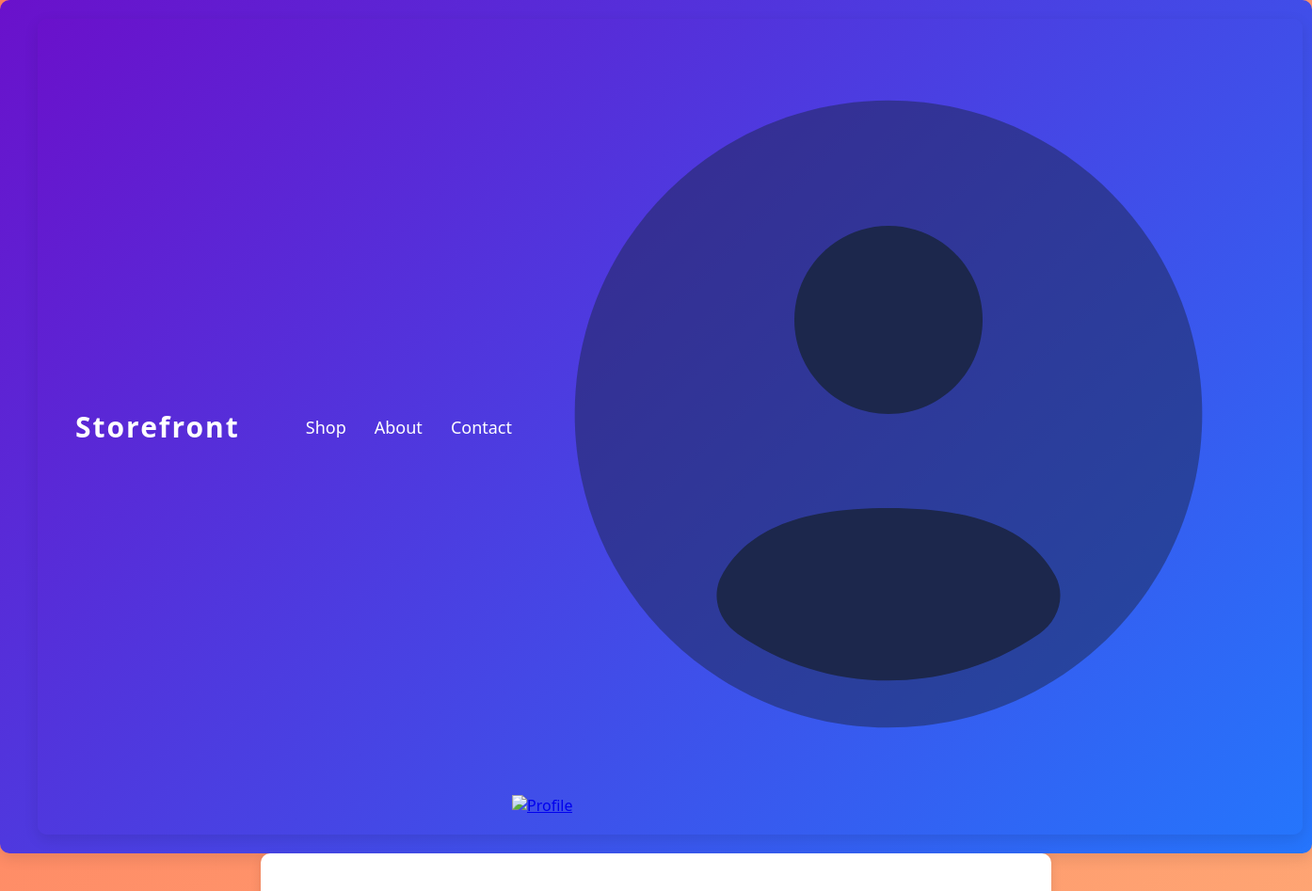
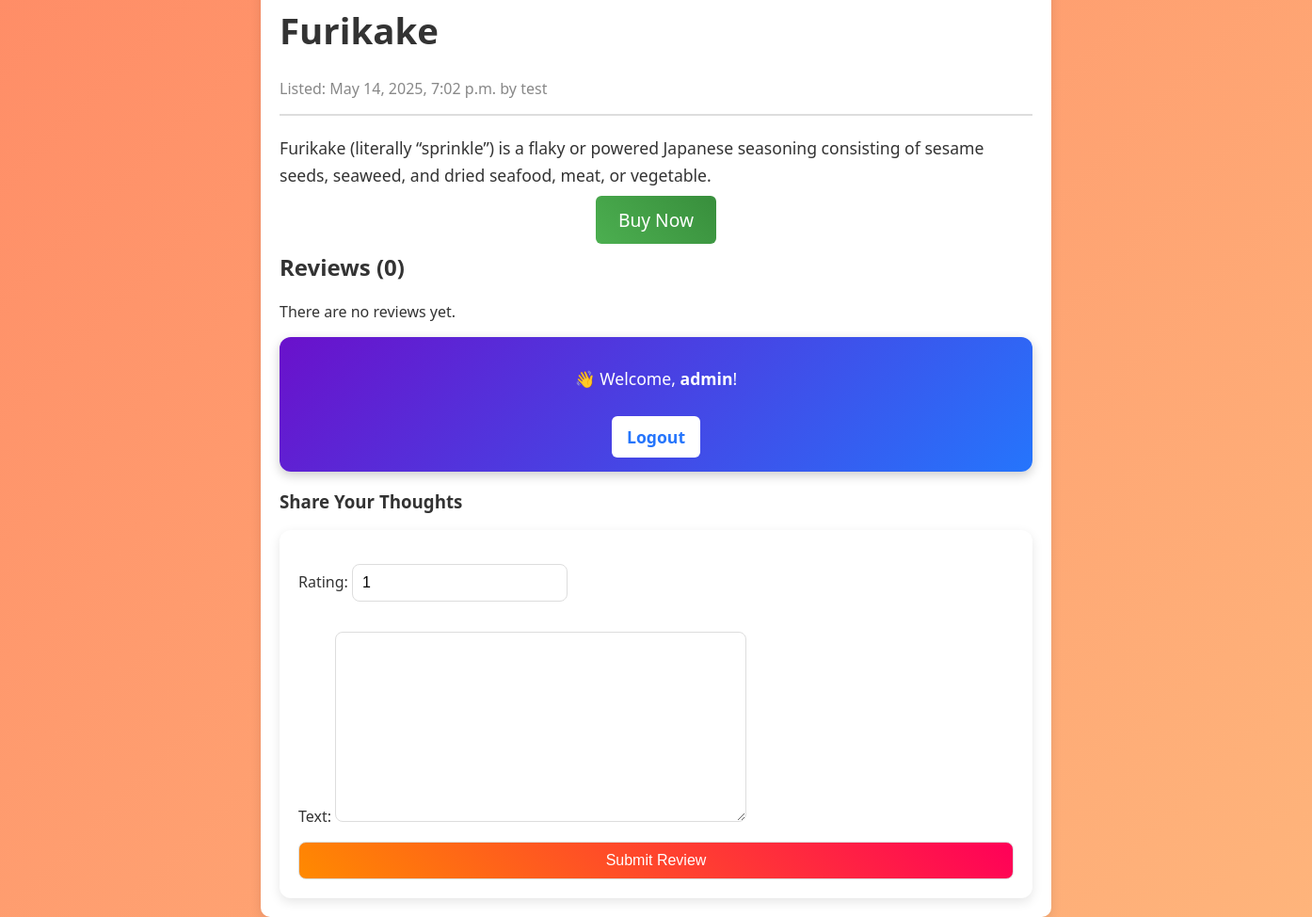
Page /2025/5/14/furikake-1/ (signed in) on the committed database (2 pictures, top to bottom).
### product_post/models.py (models this page shows, shortened)
class Product(models.Model):
    name = models.CharField(max_length=100)
    price = models.IntegerField()
    description = models.TextField()
    store = models.ForeignKey(Storefront, on_delete=models.CASCADE)
    stock = models.BigIntegerField()
    publish = models.DateTimeField(default=timezone.now)
    dateadded = models.DateField(auto_now_add=True)
    updated = models.DateTimeField(auto_now=True)
    slug = models.SlugField(max_length=250, unique_for_date='publish') # for URL purposes
    status = models.CharField(max_length=10, choices=PRODUCT_LISTING_STATUS_CHOICES, default='draft')
    image = models.ImageField(upload_to='products/', null=True, blank=True)
    published = PublishedManager()
    class Meta:
        ordering = ['price']

### storefront/models.py (models this page shows, shortened)
class Storefront(models.Model):
    owner = models.ForeignKey(User, on_delete=models.CASCADE)
    storename = models.CharField(max_length=100, unique=True)
    address = models.TextField(default="No Physical Store")
    phonecontact = models.CharField(max_length=11)
    emailcontact = models.CharField(max_length=100)
    storestatus = models.CharField(max_length=10, choices=STORE_STATUS_CHOICES, default='open')
    datecreated = models.DateField(auto_now_add=True)
    updated = models.DateTimeField(auto_now=True)
    slug = models.SlugField(default="")
    def __str__(self):
        return self.storename

### product_post/views.py (the view)
# urls.py: path('<int:year>/<int:month>/<int:day>/<slug:product>/', views.product_detail, name='product_detail'),
@login_required(login_url='product_post:loginformpage')
def product_detail(request, year, month, day, product):
    product = get_object_or_404(Product, slug=product, status='published',
            publish__year = year,
            publish__month = month,
            publish__day = day
            )
    reviews = product.reviews.filter(active=True)
    new_review = None
    if request.method == "POST":
        review_form = ReviewForm(data=request.POST, request=request)
        if review_form.is_valid():
            new_review = review_form.save(commit=False)
            new_review.product = product
            new_review.user = request.user
            new_review.save()
    else:
        review_form = ReviewForm()
    return render(request, 'product_post/product/detail.html', {"product": product, 'reviews': reviews, 'new_review':new_review, 'review_form': review_form})

### product_post/forms.py (shortened to what this page needs)
class ReviewForm(forms.ModelForm):
    class Meta:
        model = Review
        fields = ('rating','text')
    def __init__(self, *args, **kwargs):
        self.request = kwargs.pop('request', None)
        super().__init__(*args, **kwargs)

### product_post/models.py (called while the page is built)
    def get_queryset(self):
        return super().get_queryset().filter(status='published')

### product_post/templates/product_post/product/detail.html (shortened to what this page needs)
{% extends "product_post/base.html" %}
{% load static %}
{% block content %}
<link rel="stylesheet" href="{% static 'css/product_detail.css' %}">
<div class="product-detail-container">
    <header class="product-header">
        <h1 class="product-title">{{ product.name }}</h1>
        <p class="product-meta">Listed: {{ product.publish }} by {{ product.store }}</p>
    </header>
    <section class="product-description">
        <p>{{ product.description }}</p>
    </section>
    <div class="buy-section">
        <a class="btn-buy" href="{% url 'order:place_order' product.id %}">Buy Now</a>
    </div>
    <section class="reviews-summary">
        {% with reviews.count as total_reviews %}
            <h2>Reviews ({{ total_reviews }})</h2>
        {% endwith %}
    </section>
    <section class="reviews-list">
        {% for review in reviews %}
        <div class="review">
            <div class="review-header">
                <strong>{{ review.user }}</strong>
                <span class="review-date">{{ review.dateadded }}</span>
            </div>
            <p class="review-rating">
                {% for i in "12345"|slice:":review.rating"|make_list %}
                    <span class="star-rating">★</span>
                {% endfor %}
                ({{ review.rating }} / 5)
            </p>
            <p class="review-text">{{ review.text }}</p>
        </div>
        {% empty %}
        <p class="no-reviews">There are no reviews yet.</p>
        {% endfor %}
    </section>
    <div class="auth-status">
        {% if user.is_authenticated %}
            <div class="auth-box">
                <p>👋 Welcome, <strong>{{ user.username }}</strong>!</p>
                <a href="{% url 'product_post:logout' %}" class="btn-logout">Logout</a>
            </div>
        {% else %}
            <div class="auth-box">
                <p>Ready to join the conversation?</p>
                <a href="{% url 'product_post:loginformpage' %}" class="btn-login">Login & Share Your Thoughts</a>
            </div>
        {% endif %}
    </div>
    {% if user.is_authenticated %}
        <section class="add-review-form">
            {% if new_review %}
                <div class="review-success">
                    <h3>🎉 Your review has been added!</h3>
                </div>
                <script src="https://cdn.jsdelivr.net/npm/canvas-confetti@1.6.0/dist/confetti.browser.min.js"></script>
                <script>
                    window.addEventListener("DOMContentLoaded", function () {
                        confetti({
                            particleCount: 150,
                            spread: 70,
                            origin: { y: 0.6 }
                        });
                    });
                </script>
            {% else %}
                <h3>Share Your Thoughts</h3>
                <form method="post" class="review-form">
                    {{ review_form.as_p }}
                    <input type="submit" class="btn-submit" value="Submit Review">
                </form>
            {% endif %}
        </section>
    {% endif %}
</div>
{% endblock %}

### storefront/static/css/main.css (style rules this page uses)
body { font-family: 'Poppins', sans-serif; background: linear-gradient(135deg, #ff7e5f, #feb47b); color: #333; margin: 0; padding: 0; transition: background 0.3s ease; }

### product_post/static/css/product_detail.css (style rules this page uses)
body { font-family: 'Segoe UI', sans-serif; background-color: #f9f9f9; color: #333; margin: 0; padding: 0; }
.product-detail-container { max-width: 800px; margin: auto; padding: 20px; background: #fff; border-radius: 10px; box-shadow: 0 4px 12px rgba(0, 0, 0, 0.1); }
.product-header { border-bottom: 2px solid #ddd; margin-bottom: 20px; }
.product-title { font-size: 2.4rem; font-weight: bold; }
.product-meta { color: #888; font-size: 1rem; }
.product-description { margin-bottom: 20px; font-size: 1.1rem; line-height: 1.6; }
.buy-section { margin: 20px 0; text-align: center; }
.btn-buy { padding: 12px 24px; background: linear-gradient(45deg, #4CAF50, #388E3C); color: white; text-decoration: none; border-radius: 6px; transition: all 0.3s ease-in-out; font-size: 1.2rem; }
.auth-box { text-align: center; padding: 15px; background: linear-gradient(135deg, #6a11cb, #2575fc); color: white; border-radius: 12px; box-shadow: 0 4px 12px rgba(0, 0, 0, 0.2); font-size: 1.1rem; transition: transform 0.3s ease-in-out; }
.btn-login, .btn-logout { display: inline-block; padding: 10px 16px; background-color: white; color: #2575fc; font-weight: bold; text-decoration: none; border-radius: 6px; margin-top: 10px; transition: all 0.3s ease-in-out; }
.review-form { background: #ffffff; padding: 20px; border-radius: 12px; box-shadow: 0 4px 12px rgba(0, 0, 0, 0.1); display: flex; flex-direction: column; }
.review-form input, .review-form textarea { padding: 10px; border-radius: 8px; border: 1px solid #ddd; font-size: 1rem; }
.btn-submit { background: linear-gradient(45deg, #ff8a00, #ff0059); color: white; border: none; padding: 12px 20px; font-size: 1.1rem; border-radius: 8px; cursor: pointer; transition: transform 0.3s ease-in-out; }

### rows in the picture
Product: name "Furikake", publish "May 14, 2025, 7:02 p.m.", store "test", description "Furikake (literally “sprinkle”) is a flaky or powered Japanese seasoning consisting of sesame seeds, seaweed, and dried seafood, meat, or vegetable."

### other values in the picture
{{ total_reviews }} "0"
{{ user.username }} "admin"
